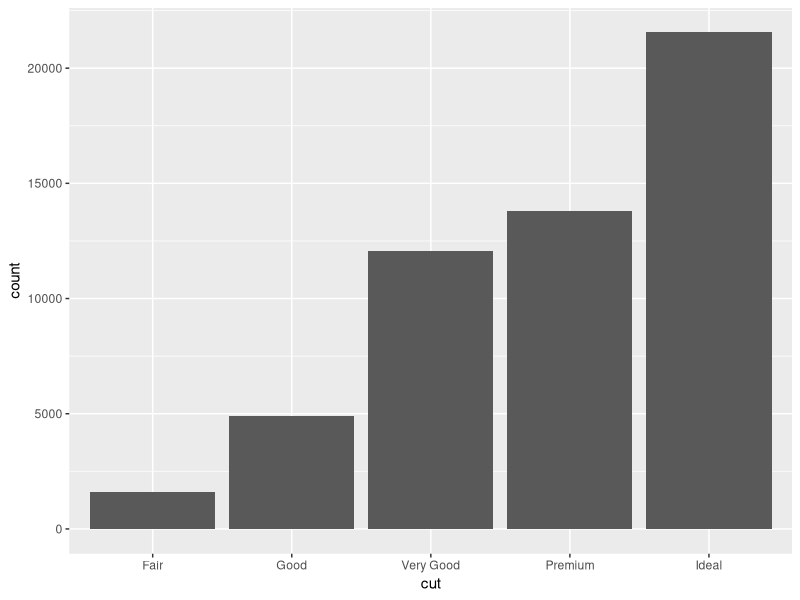
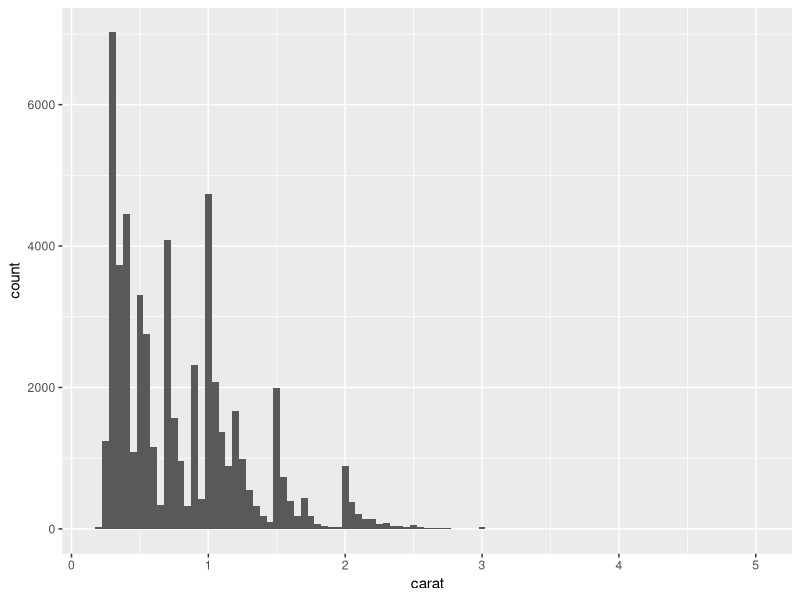
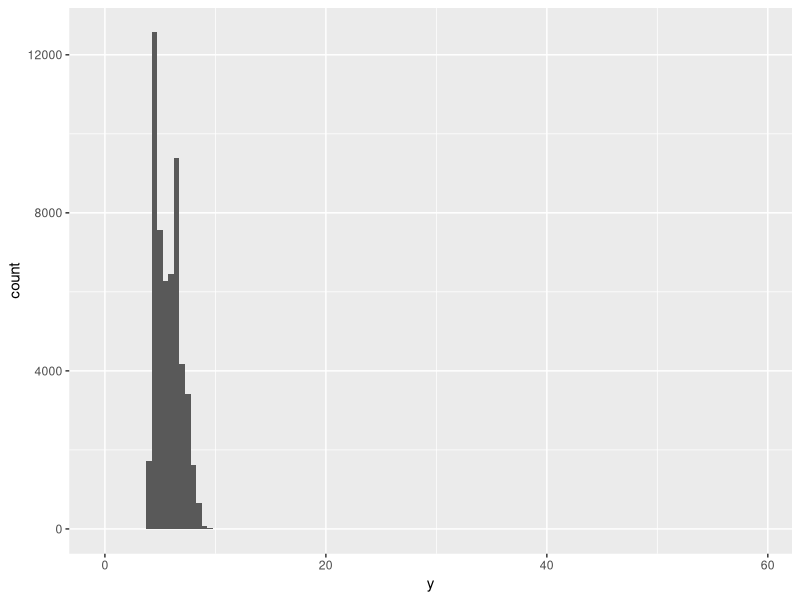
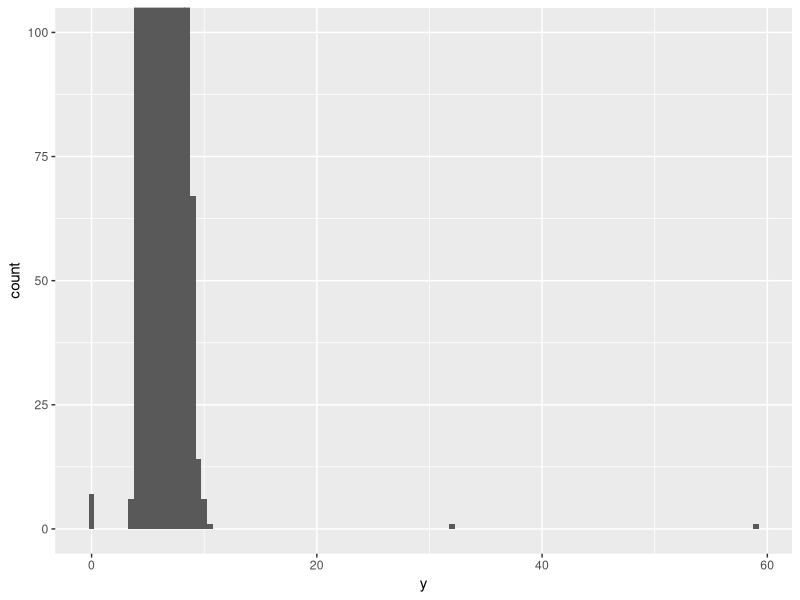
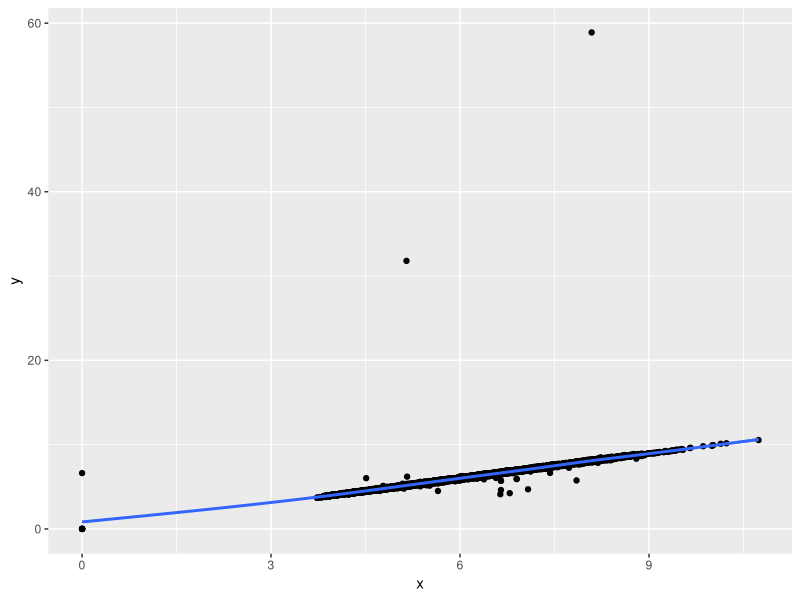
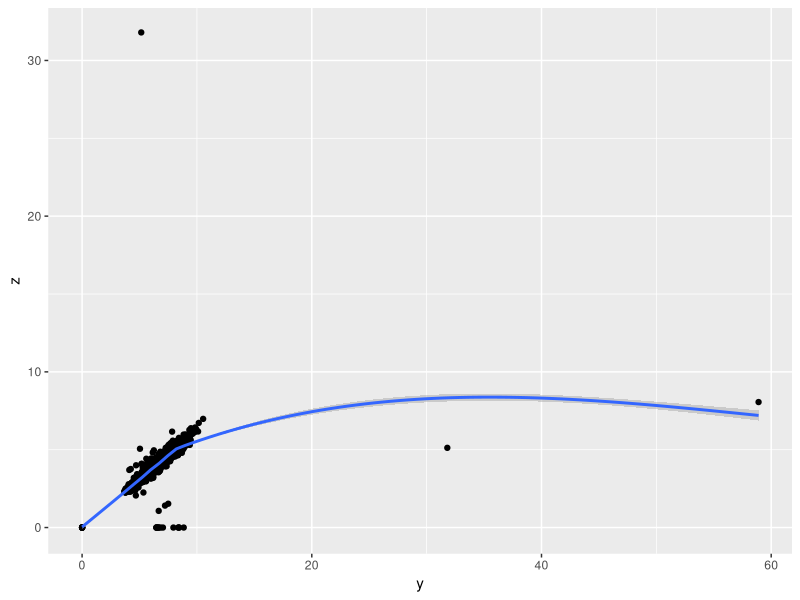
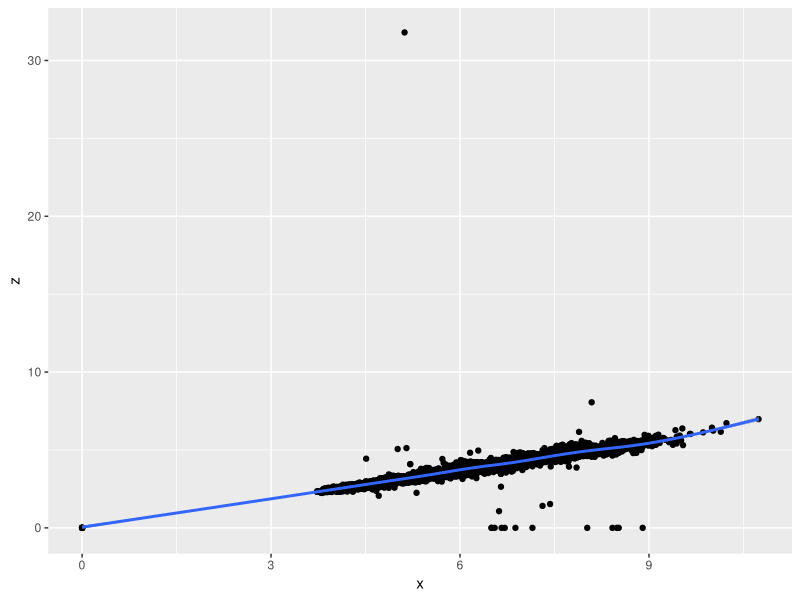
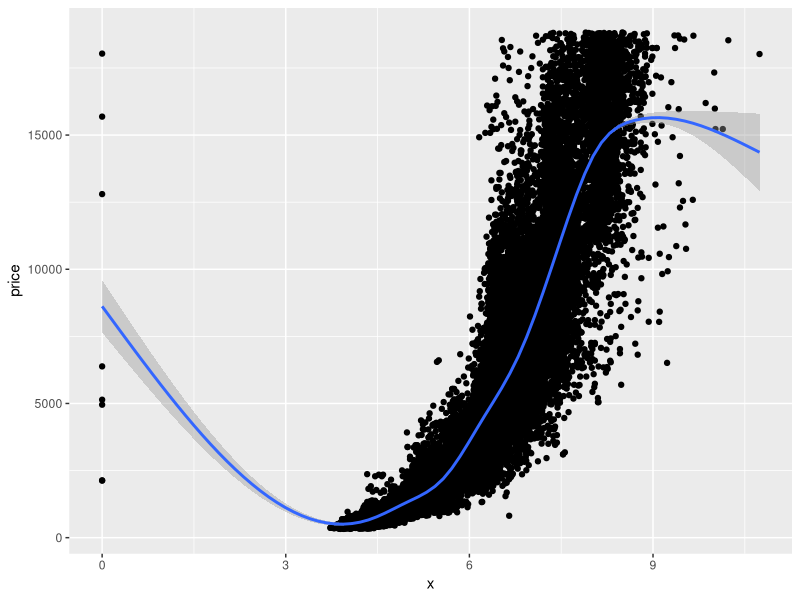

Generate these figures, in order, with R:
## ---- chunk 1
library(tidyverse)
## ---- chunk 2
?diamonds
head(diamonds)
## ---- chunk 3
str(diamonds)
summary(diamonds)
## ---- chunk 4
#categorial variable for bar chart, continuous variable for Histogram.
# why ideal cut has a lot than fair? it is weird
ggplot(diamonds) +geom_bar(aes(x= cut))
## ---- chunk 5
ggplot(diamonds) +geom_histogram(aes(x= carat), binwidth = .05)
## ---- chunk 6

## ---- chunk 7
ggplot(diamonds) +geom_histogram(aes(x= y), binwidth = .5)
#there is a value for zero
# there might be some values y <20
## ---- chunk 8
ggplot(diamonds) +geom_histogram(aes(x= y), binwidth = .5)+
  coord_cartesian(ylim = c(0,100))
#there is some data 0 and more than 20
## ---- chunk 9
# arrange y for order
diamonds %>% 
  filter(y >20 | y ==0) %>% 
  arrange(y)
## ---- chunk 10
#Explore the distribution of each of the x, y, z in diamonds. what do you learn? Think a diamond and how you might decide which dimention is the length, width, and depth.
# x= length, y= width, z= depth
## ---- chunk 11
?summary()
summary(diamonds)
## ---- chunk 12
ggplot(diamonds, aes(x=x, y=y)) + geom_point() + geom_smooth()
ggplot(diamonds, aes(x=y, y=z)) + geom_point() + geom_smooth()
ggplot(diamonds, aes(x=x, y=z)) + geom_point() + geom_smooth()

# X and y are positive relationship
# y and z are positive relationship too and y is until 10 and z is until 7.5
# y and z are very similar, but if compared with x, z is not so diverse and seems few outliers.
# y > 20 seems outliers, x == 0 seems outliers, z >30 seems outliers
## ---- chunk 13
ggplot(diamonds, aes(x=x, y=price)) + geom_point() + geom_smooth()
ggplot(diamonds, aes(x=y, y=price)) + geom_point() + geom_smooth()
ggplot(diamonds, aes(x=z, y=price)) + geom_point() + geom_smooth()
# most of them are positive relationship with the price of we ignored outliers

